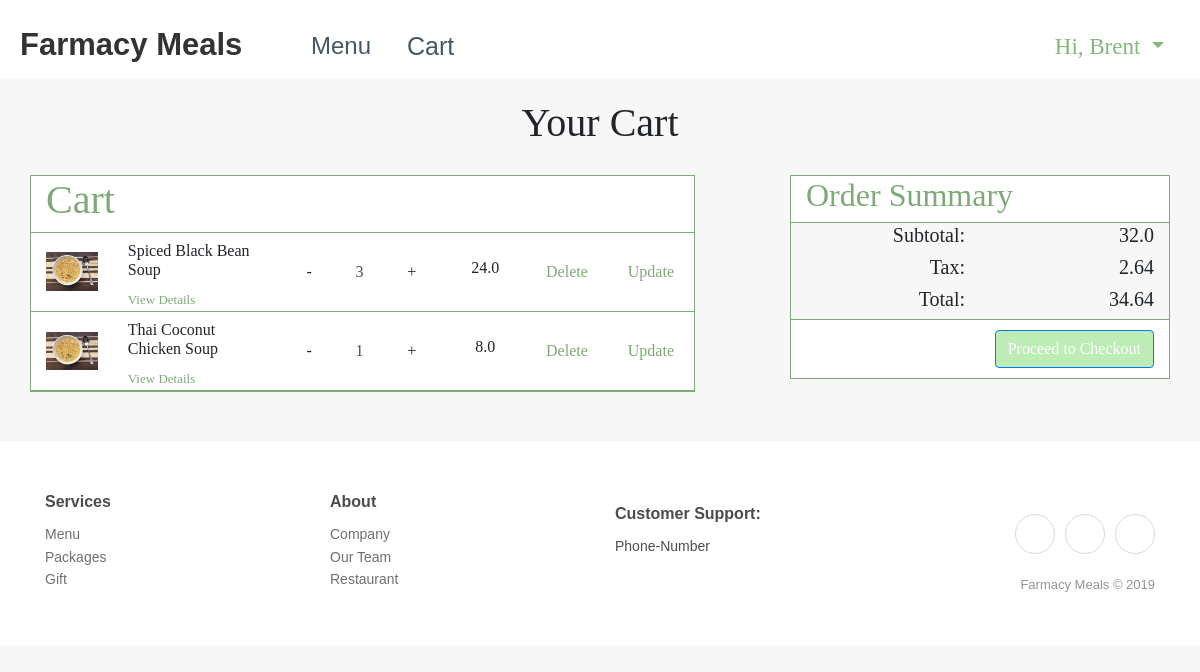
/cart (signed in), run on the app's committed database.
### app/models.py (models this page shows, shortened)
class UserModel(UserMixin, db.Model):
    __tablename__ = "user"
    id = db.Column(db.Integer, primary_key=True)
    username = db.Column(db.String(64), index=True)
    email = db.Column(db.String(120), index=True, unique=True)
    password_hash = db.Column(db.String(128))
    first_name = db.Column(db.String(64), index=True, unique=False)
    last_name = db.Column(db.String(64), index=True, unique=False)
    address_line_1 = db.Column(db.String(64), index=True, unique=False)
    address_line_2 = db.Column(db.String(64), index=True, unique=False)
    city = db.Column(db.String(64), index=True, unique=False)
    state = db.Column(db.String(64), index=True, unique=False)
    zip_code = db.Column(db.String(64), index=True, unique=False)
    phone_number = db.Column(db.String(64), index=True, unique=False)
    image_file = db.Column(db.String(20), index=True, unique=False, nullable=False, default='default.jpg')
    orders = db.relationship('OrderModel', backref='previous_orders')
    items = db.relationship('ItemModel', backref='my_items')
    def __repr__(self):
        return '<User {}>'.format(self.username)

class ItemModel(db.Model):
    __tablename__ = "item"
    id = db.Column(db.Integer, primary_key=True)
    name = db.Column(db.String(64), index=True, unique=False)
    cost = db.Column(db.Float, unique=False)
    picture_path = db.Column(db.String(64), index=True, unique=False)
    quantity = db.Column(db.Integer, index=True, unique=False)
    user_id = db.Column(db.Integer, db.ForeignKey('user.id'))
    order_id = db.Column(db.Integer, db.ForeignKey('order.id'))

### app/routes.py (the view)
@app.route('/cart', methods=['GET', 'POST'])
def cart():
    subtotal = 0
    try:
        user = UserModel.query.filter_by(username=current_user.username).first_or_404()
        print(user)
        for item in user.items:
            subtotal = subtotal + (item.cost * item.quantity)
        print("LENGTH: ", len(user.items))
        subtotal = round(subtotal, 2)
        tax = subtotal * .0825
        tax = round(tax, 2)
        total = tax + subtotal
        total = round(total, 2)
        return render_template('cart.html', user_items = user.items, num_user_items = len(user.items), subtotal=subtotal, tax = tax, total = total, user = user, public_key=public_key)
    except:
        try:
            for item in session["items"]:
                subtotal = subtotal + (item["cost"] * item["quantity"])
        except:
            session["items"] = []
            for item in session["items"]:
                subtotal = subtotal + (item["cost"] * item["quantity"])
        subtotal = round(subtotal, 2)
        tax = subtotal * .0825
        tax = round(tax, 2)
        total = tax + subtotal
        total = round(total, 2)
        return render_template('guest_cart.html', food_items = session["items"], subtotal = subtotal, tax = tax, total = total, public_key=public_key)

### app/models.py (called while the page is built)
@login.user_loader
def load_user(id):
    return UserModel.query.get(int(id))

### app/templates/cart.html (shortened to what this page needs)
{% extends "base.html" %}
{% block css %}
<link rel="stylesheet" href="{{ url_for('static', filename='css/cart.styles.min.css') }}">
{% endblock %}
{% block content %}
<div>
    <div class="container" style="font-family: 'Noto Serif KR', serif; padding-bottom:50px;">
        <div class="row">
            <div class="col" style="border: 10px;">
                <h1 class="text-center" style="padding: 20px;">Your Cart</h1>
            </div>
        </div>
        <div class="row">
            <div class="col-sm-12 col-md-7 col-lg-7 col-xl-7 offset-md-0 offset-lg-0 offset-xl-0"
                style="background-color: white;">
                <div class="row">
                    <div class="col-md-12">
                        <h1 style="color: #7ea978;">Cart</h1>
                    </div>
                </div>
                {% if num_user_items == 0 %}
                <div class="row d-flex d-sm-flex d-xl-flex">
                    <div class="col">
                        <h2 style="color: black; text-align: center; padding-top: 40px">Empty</h2>
                    </div>
                </div>
                {% else %}
                {% for i in range(num_user_items) %}
                <div
                    class="row d-flex d-sm-flex d-xl-flex justify-content-center align-items-center justify-content-sm-center align-items-sm-center justify-content-xl-center align-items-xl-center">
                    <div class="col d-xl-flex justify-content-xl-center align-items-xl-center"><img class="img-fluid"
                            src="{{ url_for('static', filename='img/menuPage/chunckySoup.jpg') }}"></div>
                    <div class="col-3 col-sm-3">
                        <h6>{{ user_items[i].name }}</h6><a href="#" style="font-size: 13px;">View Details</a>
                    </div>
                    <div class="col-3">
                        <div class="d-flex align-items-center">
                            <div class="btn btn-items btn-items-decrease">-</div>
                            <input id="#{{ i }}" type="text" value="{{ user_items[i].quantity }}"
                                class="form-control text-center border-0 border-md input-items">
                            <div class="btn btn-items btn-items-increase">+</div>
                        </div>
                    </div>
                    <div class="col">
                        <h6 class="text-center">{{user_items[i].cost * user_items[i].quantity}}</h6>
                    </div>
                    <div onclick="deleteUserItem({{ i }} )" class="col"><a href="#" style="padding: 5px;">Delete</a></div>
                    <div onclick="updateQuantity({{ i }} )" class="col"><a href="#" style="padding: 5px;">Update</a></div>
                </div>
                {% endfor %}
                {% endif %}
            </div>
            <div
                class="col-10 col-sm-8 col-md-4 col-lg-4 col-xl-4 offset-1 offset-sm-2 offset-md-1 offset-lg-1 offset-xl-1">
                <div class="row" style="background-color: white;">
                    <div class="col-12 col-sm-12">
                        <h2>Order Summary</h2>
                    </div>
                </div>
                <div class="row"
                    style="border-left: 1px solid;border-right: 1px solid;border-color: #7ea978; text-align: right;">
                    <div class="col-6 col-sm-6 col-md-6 col-lg-6 col-xl-6">
                        <h5>Subtotal:</h5>
                        <h5>Tax:</h5>
                        <h5>Total:</h5>
                    </div>
                    <div class="col-6 col-sm-6 col-md-6 col-lg-6 col-xl-6" style="text-align: right;">
                        <h5>{{ subtotal }}</h5>
                        <h5>{{ tax }}</h5>
                        <h5>{{ total }}</h5>
                    </div>
                </div>
                <div class="row" style="background-color: white;">
                    <div class="col-lg-12 offset-xl-0 text-right"
                        style="padding-top: 10px;padding-bottom: 10px;border: 1px solid;border-color: #7ea978;">
                        {% if subtotal > 0 %}
                        <button type="button" class="btn btn-primary" data-toggle="modal" data-target="#exampleModalCenter">
                            Proceed to Checkout
                        </button>
                        {% endif %}
                    </div>
                </div>
            </div>
        </div>
    </div>
</div>
{% endblock %}

### app/templates/base.html (shortened to what this page needs)
<!DOCTYPE html>
<html class="text-dark">
<head>
    <link rel="stylesheet" href="https://cdnjs.cloudflare.com/ajax/libs/twitter-bootstrap/4.3.1/css/bootstrap.min.css">
    <link rel="stylesheet" href="https://cdnjs.cloudflare.com/ajax/libs/ionicons/2.0.1/css/ionicons.min.css">
    <link rel="stylesheet" href="{{ url_for('static', filename='css/base.styles.min.css') }}">
    {% block css %} {% endblock %}
</head>
<body>
    <div>
        <nav class="navbar navbar-light navbar-expand-lg navigation-clean-button" style="padding: 14px;">
            <div class="container-fluid"><a class="navbar-brand" href="/"
                    style="height: 35px;margin: 0px;font-size: 31px; width: 253px;padding: 0px;">Farmacy
                    Meals</a>
                <div class="collapse navbar-collapse flex-shrink-1" id="navcol-1">
                    <ul class="nav navbar-nav">
                        <li class="nav-item" role="presentation"><a class="nav-link" href="/menu"
                                style="font-size: 24px;">Menu</a></li>
                        <li class="nav-item" role="presentation"><a class="nav-link" href="/cart"
                                style="font-size: 25px;">Cart</a></li>
                    </ul>
                    {% if current_user.username %}
                    <div class="nav-item dropdown ml-auto" style="font-size: 23px; font-family: 'Noto Serif KR', serif;"><a
                            class="dropdown-toggle nav-link" data-toggle="dropdown" aria-expanded="false"
                            style="color:#82b87a;" href="#">Hi,
                            {{ current_user.first_name }}&nbsp;</a>
                    </div>
                    {% else %}
                    </ul>
                    <span class="ml-auto navbar-text actions"> <a class="btn btn-light action-button" role="button"
                            href="/login" style="background-color: #bdecb6;">Log in</a></span>
                    {% endif %}
                </div>
            </div>
        </nav>
    </div>
    {% block content %} {% endblock %}
    <div class="footer-clean">
        <footer>
            <div class="container">
                <div class="row">
                    <div class="col-sm-4 col-md-3 item">
                        <h3>Services</h3>
                        <ul>
                            <li><a href="#">Menu</a></li>
                            <li><a href="#">Packages</a></li>
                            <li><a href="#">Gift</a></li>
                        </ul>
                    </div>
                    <div class="col-sm-4 col-md-3 item">
                        <h3>About</h3>
                        <ul>
                            <li><a href="#">Company</a></li>
                            <li><a href="#">Our Team</a></li>
                            <li><a href="#">Restaurant</a></li>
                        </ul>
                    </div>
                    <div class="col-sm-4 col-md-3 item">
                        <h3>Customer Support:</h3>
                        <ul>
                            <li>Phone-Number</li>
                        </ul>
                    </div>
                    <div class="col-lg-3 item social"><a href="#"></a><a
                            href="#"></a><a href="#"></a>
                        <p class="copyright">Farmacy Meals © 2019</p>
                    </div>
                </div>
            </div>
        </footer>
    </div>
</body>

### data on the page
UserModel: first_name "Brent"
ItemModel: name "Spiced Black Bean Soup", quantity "3", user_items[i].cost*user_items[i].quantity "24.0"
ItemModel: name "Thai Coconut Chicken Soup", quantity "1", user_items[i].cost*user_items[i].quantity "8.0"

### other printed values
{{ subtotal }} "32.0"
{{ tax }} "2.64"
{{ total }} "34.64"
